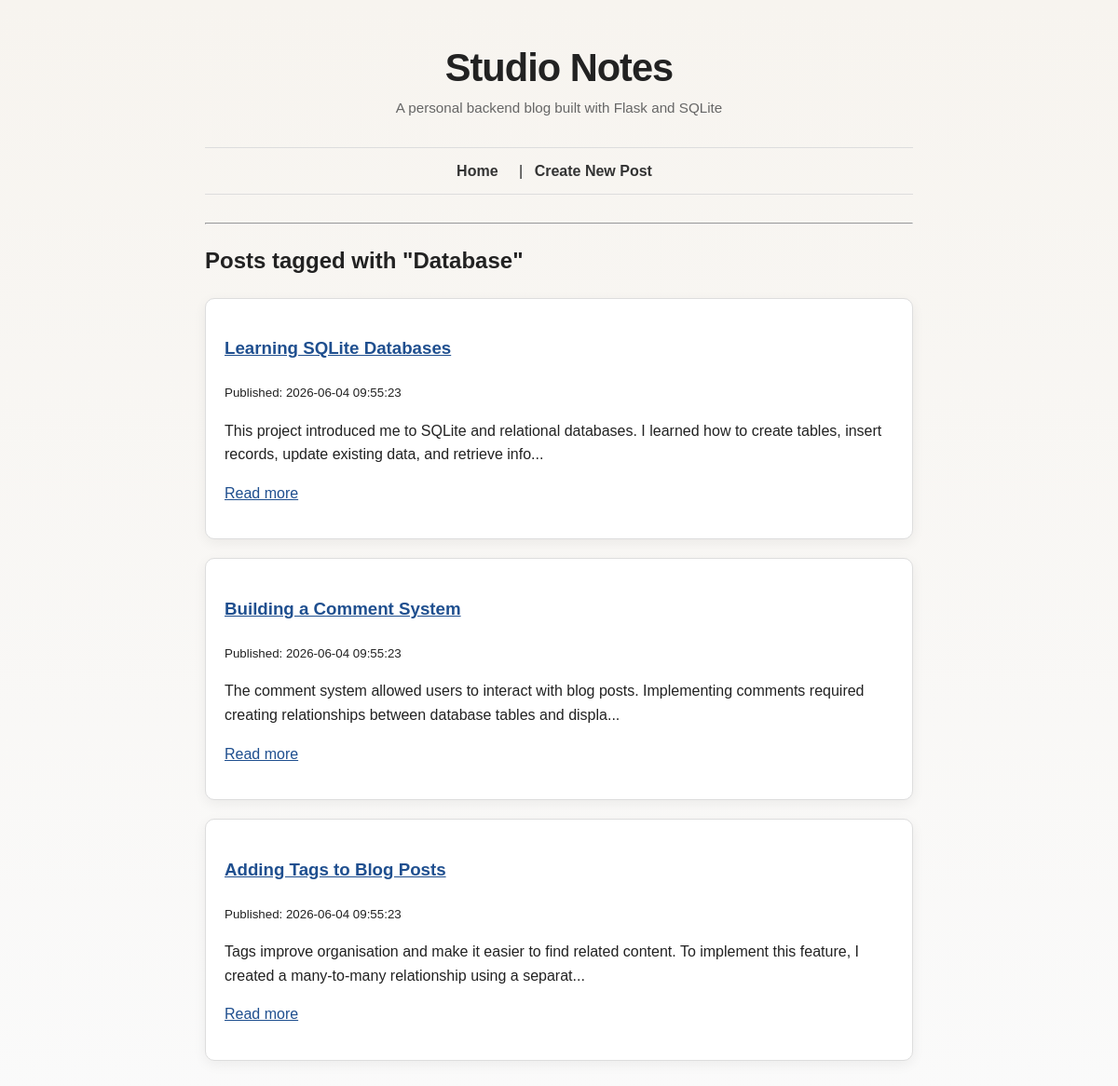
The app's page /tags/Database with its own data.
### tables this page shows
CREATE TABLE posts (
    id INTEGER PRIMARY KEY AUTOINCREMENT,
    title TEXT NOT NULL,
    body TEXT NOT NULL,
    created_at TEXT NOT NULL DEFAULT CURRENT_TIMESTAMP,
    updated_at TEXT
);

### app.py (the view)
@app.route("/tags/<tag_name>")
def posts_by_tag(tag_name):
    posts = database.get_posts_by_tag(tag_name)
    return render_template("tag.html", posts=posts, tag_name=tag_name)

### database.py (called while the page is built)
def get_db_connection():
    connection = sqlite3.connect(DATABASE)
    connection.row_factory = sqlite3.Row
    return connection

def get_posts_by_tag(tag_name):
    connection = get_db_connection()
    posts = connection.execute(
        """
        SELECT posts.*
        FROM posts
        JOIN post_tags ON posts.id = post_tags.post_id
        JOIN tags ON tags.id = post_tags.tag_id
        WHERE tags.name = ?
        ORDER BY posts.created_at DESC
        """,
        (tag_name,)
    ).fetchall()
    connection.close()
    return posts

### templates/tag.html
{% extends "layout.html" %}
{% block content %}
<h2>Posts tagged with "{{ tag_name }}"</h2>
{% if posts %}
    {% for post in posts %}
        <article>
            <h3>
                <a href="/posts/{{ post.id }}">{{ post.title }}</a>
            </h3>
            <p><small>Published: {{ post.created_at }}</small></p>
            <p>{{ post.body[:150] }}...</p>
            <p>
                <a href="/posts/{{ post.id }}">Read more</a>
            </p>
        </article>
    {% endfor %}
{% else %}
    <p>No posts found for this tag.</p>
{% endif %}
{% endblock %}

### static/style.css (style rules this page uses)
body { font-family: Arial, sans-serif; max-width: 760px; margin: 40px auto; padding: 0 20px; line-height: 1.6; background-color: #fafafa; color: #222; }
article { background: white; padding: 20px; margin-bottom: 20px; border: 1px solid #ddd; }
a { color: #1f4f8f; }
body { background: linear-gradient(180deg, #f7f4ef 0%, #fafafa 100%); }
article { border-radius: 10px; box-shadow: 0 4px 14px rgba(0, 0, 0, 0.06); }

### records on screen
posts: title "Learning SQLite Databases", created_at "2026-06-04 09:55:23", body "This project introduced me to SQLite and relational databases. I learned how to create tables, insert records, update existing data, and retrieve info"
posts: title "Building a Comment System", created_at "2026-06-04 09:55:23", body "The comment system allowed users to interact with blog posts. Implementing comments required creating relationships between database tables and displa"
posts: title "Adding Tags to Blog Posts", created_at "2026-06-04 09:55:23", body "Tags improve organisation and make it easier to find related content. To implement this feature, I created a many-to-many relationship using a separat"

### other values on screen
{{ tag_name }} "Database"
